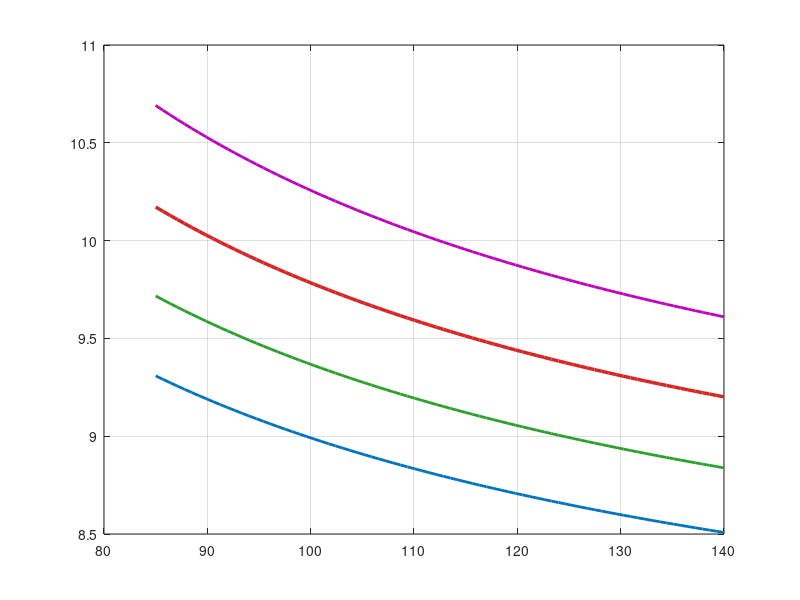

Here is the MATLAB script that generated this plot: (Note: this script raises an error after producing the figure.)
clc; clear; close all;
set(0, 'DefaultFigureWindowStyle', 'docked');

%% 1. CONSTANTS
W_payload  = 30800;       % lb  (ISR + munitions + crew)
Wf_W0      = 0.42;        % fuel fraction (patrol-class floor)
C_ew       = -0.07;       % Raymer empty-weight exponent
A_nw       = 0.3977;      % non-wing empty weight coefficient
                           % (back-calculated to hit W0=95,440 at design pt)

% Wing geometry — Raymer Eq. 15.25
AR_wing    = 11.5;
t_c        = 0.12;
lambda     = 0.35;
sweep_qc   = 25 * pi/180;
n_ult      = 3.75;
Scsw_frac  = 0.20;

% Engine weight sensitivity to T/W
TW_ref          = 0.298;
eng_sensitivity = 1.5;    % fractional A_nw increase per unit T/W above baseline

%% 2. SWEEP DEFINITION
WS_fine = linspace(85, 140, 80);   % lb/ft²

% Iso-lines to draw
TW_lines = [0.199, 0.248, 0.298, 0.350];

% Vertical reference lines
WS_refs  = [94, 100, 113, 120, 136];

% Design point
TW_dp = 0.298;
WS_dp = 113;

%% 3. SIZE W0 FOR EACH (T/W, W/S)
nearest = @(v,x) find(abs(v-x)==min(abs(v-x)), 1);

W0_lines = zeros(length(TW_lines), length(WS_fine));

for i = 1:length(TW_lines)
    TW_i = TW_lines(i);
    A_i  = A_nw * (1 + eng_sensitivity*(TW_i - TW_ref));

    for j = 1:length(WS_fine)
        WS_j = WS_fine(j);
        W0   = 95000;   % initial guess

        for iter = 1:3000
            S    = W0 / WS_j;
            Ww   = 0.0051 * (W0*n_ult)^0.557 * S^0.649 * AR_wing^0.5 ...
                   * t_c^(-0.4) * (1+lambda)^0.1 / cos(sweep_qc) ...
                   * (Scsw_frac*S)^0.1;

            denom = 1 - A_i*W0^C_ew - Ww/W0 - Wf_W0;
            if denom < 0.03; W0 = NaN; break; end

            W0_new = W_payload / denom;
            if abs(W0_new - W0)/max(W0,1) < 1e-10
                W0 = W0_new; break;
            end
            W0 = 0.25*W0 + 0.75*W0_new;
        end
        W0_lines(i,j) = W0;
    end
end

% Design point value
di   = nearest(TW_lines, TW_dp);
dj   = nearest(WS_fine,  WS_dp);
W0_dp = W0_lines(di, dj);

fprintf('Design point: W/S = %.0f lb/ft^2 | T/W = %.3f | W0 = %.0f lb (%.1f tons)\n', ...
        WS_dp, TW_dp, W0_dp, W0_dp/2000);

%% 4. PLOT
colors = {[0.00 0.45 0.74],   ...   % blue
          [0.17 0.63 0.17],   ...   % green
          [0.84 0.15 0.15],   ...   % red
          [0.75 0.00 0.75]};        % magenta

figure('Name','2D Carpet Plot','Color','w');
hold on; grid on; box on;

% Iso-T/W lines
for i = 1:length(TW_lines)
    lw = 2.0 + 0.5*(TW_lines(i) == TW_dp);   % design line slightly thicker
    plot(WS_fine, W0_lines(i,:)/1e4, ...
         'Color', colors{i}, 'LineWidth', lw, ...
         'DisplayName', sprintf('T/W = %.3f', TW_lines(i)));
end

% Vertical reference lines
yl = ylim;
for k = 1:length(WS_refs)
    xline(WS_refs(k), '--', 'Color', [0.50 0.50 0.50], ...
          'LineWidth', 1.1, 'HandleVisibility', 'off');
end

% Design point marker
plot(WS_dp, W0_dp/1e4, 'o', ...
     'MarkerSize', 11, ...
     'MarkerFaceColor', 'y', ...
     'MarkerEdgeColor', 'k', ...
     'LineWidth', 1.8, ...
     'HandleVisibility', 'off');

text(WS_dp + 1.5, W0_dp/1e4 - 0.030, ...
     sprintf('Design Point\nW/S = %.0f lb/ft^2\nT/W = %.3f\nW_0 = %.0f lb', ...
             WS_dp, TW_dp, W0_dp), ...
     'FontSize', 9, 'FontWeight', 'bold', ...
     'BackgroundColor', 'yellow', 'EdgeColor', 'k', 'Margin', 3);

% W/S reference labels along the top
ax = gca;
for k = 1:length(WS_refs)
    text(WS_refs(k) + 0.3, ax.YLim(2)*0.9995, ...
         sprintf('%g', WS_refs(k)), ...
         'FontSize', 8, 'Color', [0.40 0.40 0.40], ...
         'HorizontalAlignment', 'left', 'VerticalAlignment', 'top');
end

xlabel('W/S  [lb/ft^2]',           'FontSize', 13, 'FontWeight', 'bold');
ylabel('W_0  [lb]  (\times10^4)',   'FontSize', 13, 'FontWeight', 'bold');
title('2D Carpet Plot — ASW Aircraft Conceptual Sizing', ...
      'FontSize', 13, 'FontWeight', 'bold');
legend('Location', 'northeast', 'FontSize', 11);
xlim([85, 140]);
set(gca, 'FontSize', 11);
